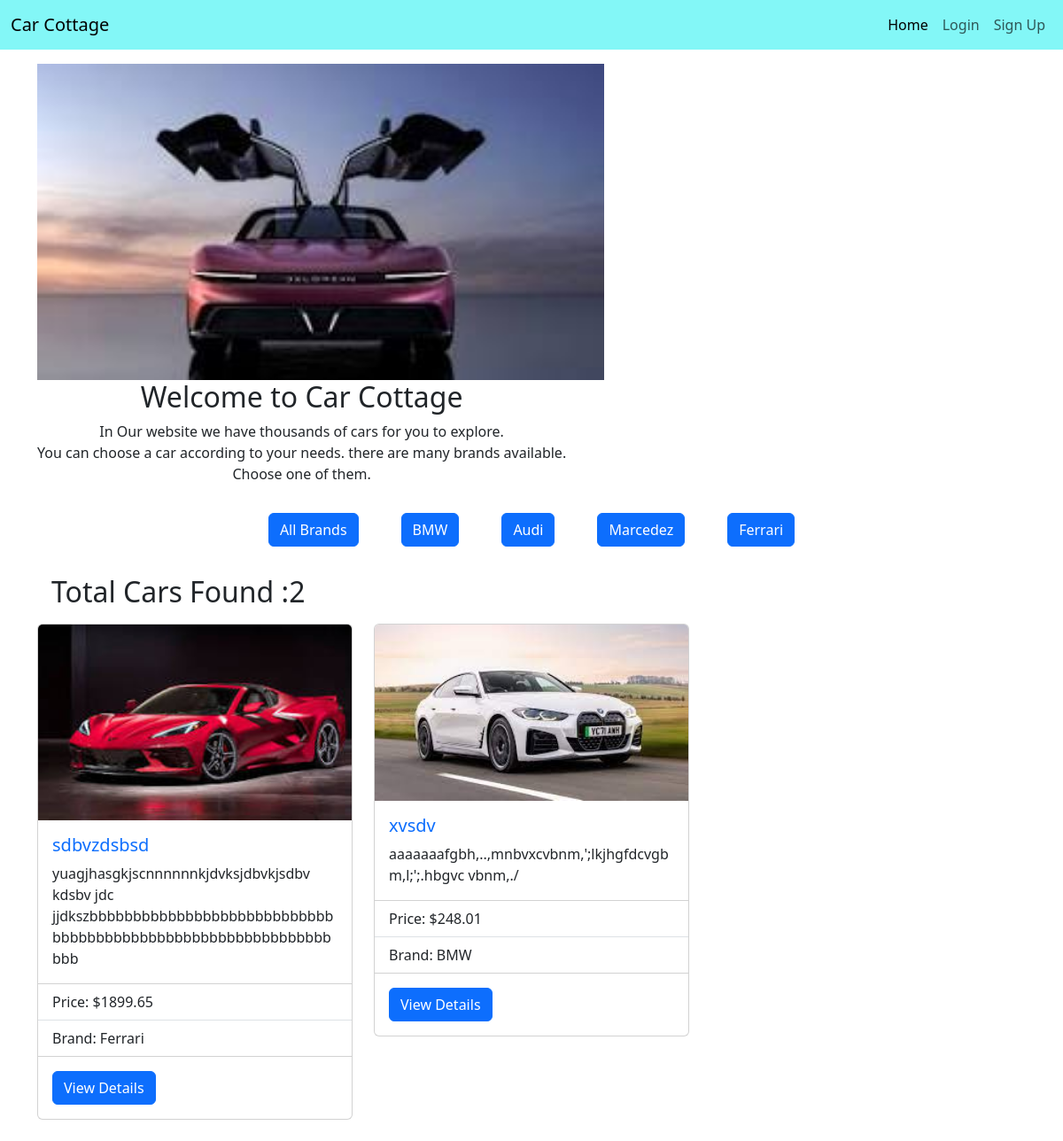
The page / on the database its author committed.
### brands/models.py (models this page shows, shortened)
class Brands(models.Model):
    name = models.CharField(max_length=100)

### cars/models.py (models this page shows, shortened)
class Car(models.Model):
    brand = models.ForeignKey(Brands, on_delete=models.CASCADE)
    name = models.CharField(max_length=100)
    description = models.TextField()
    image = models.ImageField(upload_to='cars/media/uploads', blank=True, null=True)
    price = models.FloatField()
    quantity = models.PositiveIntegerField(default=0)
    author = models.ForeignKey(User, on_delete=models.CASCADE)
    buy = models.ManyToManyField(User, related_name='bought_cars', blank=True)

### Car_cottage/views.py (the view)
# urls.py: 2. Add a URL to urlpatterns:  path('', views.home, name='home')
def home(request, brand_name=None):
    cars = Car.objects.all()
    brands = Brands.objects.all()
    brandName = brand_name
    if brand_name:
        cars = cars.filter(brand__name=brand_name)
        print(cars)
    return render(request, 'home.html', {'cars': cars, 'brands': brands, 'brandName': brandName})

### templates/home.html (shortened to what this page needs)
{% extends 'base.html' %}
{% load static %}
{% block content %}
<div class="container">
    <div class="d-flex  justify-content-between flex-wrap pt-3 align-items-center mb-3">
        <div>
            <img src="{% static 'images.jpg' %}" style="width: 80vh;" alt="">
        </div>
        <div>
            <h1 class="h2 text-center">Welcome to Car Cottage</h1>
            <p style="text-align: center;"> In Our website we have thousands of cars for you to explore. <br>
                You can choose a car according to your needs. there are many brands available. <br> Choose one of them.
                <br>
            </p>
        </div>
    </div>
</div>
<div class="container">
    <div class="d-flex m-3 gap-5 justify-content-center">
        <a class="btn btn-primary text-decoration-none" href="{% url 'home' %}">All Brands</a>
        {% for brand in brands %}
        <a class="btn btn-primary text-decoration-none" href="{% url 'brands_filter' brand.name %}">{{ brand.name }}</a>
        {% endfor %}
    </div>
</div>
<div class="container">
    <div class="row">
        <div class="col-md-12">
            {% if cars.exists %}
            {% if cars|length > 1 %}
            <h2 class="text-left m-3">Total Cars Found :{{ cars|length }}</h2>
            {% else %}
            <h2 class="text-left m-3">Total Car Found :{{ cars|length }}</h2>
            {% endif %}
            {% else %}
            <h2 class="text-left m-3">No Cars Found</h2>
            {% endif %}
            <div class="row ">
                {% for c in cars %}
                <div class="col-md-4 mb-4">
                    <div class="card">
                        {% if c.image %}
                        <img src="{{ c.image.url }}" class="card-img-top" alt="{{ c.name }}">
                        {% else %}
                        <img src="{% static 'placeholder.jpg' %}" class="card-img-top" alt="No Image Available">
                        {% endif %}
                        <div class="card-body">
                            <h5 class="card-title"><a class="text-decoration-none" href="{% url 'car_detail' c.id %}">{{ c.name }}</a></h5>
                            <p class="card-text">{{ c.description|truncatewords:20 }}</p>
                        </div>
                        <ul class="list-group list-group-flush">
                            <li class="list-group-item">Price: ${{ c.price }}</li>
                            <li class="list-group-item">Brand: {{ c.brand.name }}</li>
                        </ul>
                        <div class="card-body">
                            <a href="{% url 'car_detail' c.id %}" class="btn btn-primary">View Details</a>
                        </div>
                    </div>
                </div>
                {% endfor %}
            </div>
        </div>
    </div>
</div>
{% endblock %}

### templates/base.html (shortened to what this page needs)
<!DOCTYPE html>
<html lang="en">
  <head>
    <link
      href="https://cdn.jsdelivr.net/npm/bootstrap@5.3.2/dist/css/bootstrap.min.css"
      rel="stylesheet"
    />
    {% load static %}
  </head>
  <body>
    <nav class="navbar navbar-expand-lg" style="background-color:rgb(131, 247, 247);">
      <div class="container-fluid">
        <a class="navbar-brand" href="{% url 'home' %}">Car Cottage</a>
        <div class="collapse navbar-collapse" id="navbarNav">
          <ul class="navbar-nav ms-auto mb-2 mb-lg-0">
            <li class="nav-item">
              <a class="nav-link active" aria-current="page" href="{% url 'home' %}">Home</a>
            </li>
            {% if user.is_authenticated %}
            <li class="nav-item">
              <a class="nav-link" href="{% url 'buyer' %}">User Profile</a>
            </li>
            <li class="nav-item">
              <a class="nav-link" href="{% url 'logout' %}">Logout</a>
            </li>
            {% else %}
            <li class="nav-item">
              <a class="nav-link" href="{% url 'login' %}">Login</a>
            </li>
            <li class="nav-item">
              <a class="nav-link" href="{% url 'signup' %}">Sign Up</a>
            </li>
            {% endif %}
          </ul>
        </div>
      </div>
    </nav>
    {% block content %}
    {% endblock %}
  </body>
</html>

### rows shown on the page
Brands: name "BMW"
Brands: name "Audi"
Brands: name "Marcedez"
Brands: name "Ferrari"
Car: image (picture), name "sdbvzdsbsd", description "yuagjhasgkjscnnnnnnkjdvksjdbvkjsdbv kdsbv jdc jjdkszbbbbbbbbbbbbbbbbbbbbbbbbbbbbbbbbbbbbbbbbbbbbbbbbbbbbbbbbbbbbbbb", price "1899.65", brand.name "Ferrari"
Car: image (picture), name "xvsdv", description "aaaaaaafgbh,..,mnbvxcvbnm,';lkjhgfdcvgbm,l;';.hbgvc vbnm,./", price "248.01", brand.name "BMW"

### other values the page prints
{{ cars|length }} "2"
